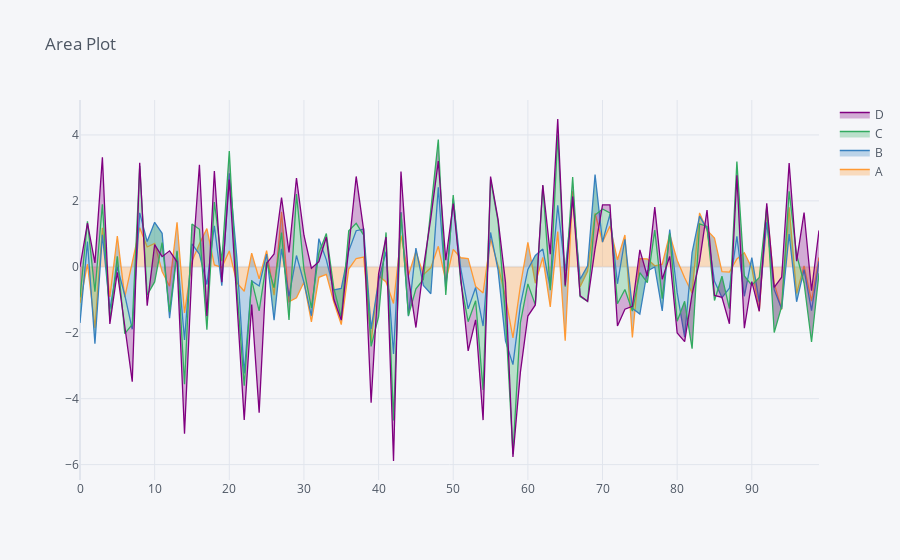

Notebook code cell kept with this figure:
### Markdown cell above
### Area Plot

### Code cell
df1.iplot(kind = 'area' , title = 'Area Plot', legend = True , fill=True)
